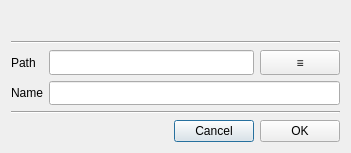
<?xml version="1.0" encoding="UTF-8"?>
<ui version="4.0">
 <class>GUI_EditLibrary</class>
 <widget class="QDialog" name="GUI_EditLibrary">
  <property name="geometry">
   <rect>
    <x>0</x>
    <y>0</y>
    <width>351</width>
    <height>153</height>
   </rect>
  </property>
  <layout class="QGridLayout" name="gridLayout">
   <item row="3" column="0">
    <widget class="QLabel" name="lab_path">
     <property name="text">
      <string notr="true">Path</string>
     </property>
    </widget>
   </item>
   <item row="4" column="0">
    <widget class="QLabel" name="lab_name">
     <property name="text">
      <string notr="true">Name</string>
     </property>
    </widget>
   </item>
   <item row="0" column="0" colspan="3">
    <widget class="QLabel" name="lab_title">
     <property name="text">
      <string notr="true"/>
     </property>
    </widget>
   </item>
   <item row="7" column="0" colspan="3">
    <widget class="Line" name="line">
     <property name="orientation">
      <enum>Qt::Horizontal</enum>
     </property>
    </widget>
   </item>
   <item row="2" column="0" colspan="3">
    <widget class="Line" name="line_2">
     <property name="orientation">
      <enum>Qt::Horizontal</enum>
     </property>
    </widget>
   </item>
   <item row="4" column="1" colspan="2">
    <widget class="QLineEdit" name="le_name">
     <property name="sizePolicy">
      <sizepolicy hsizetype="Expanding" vsizetype="Minimum">
       <horstretch>0</horstretch>
       <verstretch>0</verstretch>
      </sizepolicy>
     </property>
    </widget>
   </item>
   <item row="8" column="0" colspan="3">
    <layout class="QHBoxLayout" name="horizontalLayout">
     <item>
      <spacer name="horizontalSpacer">
       <property name="orientation">
        <enum>Qt::Horizontal</enum>
       </property>
       <property name="sizeHint" stdset="0">
        <size>
         <width>40</width>
         <height>20</height>
        </size>
       </property>
      </spacer>
     </item>
     <item>
      <widget class="QPushButton" name="btn_cancel">
       <property name="text">
        <string notr="true">Cancel</string>
       </property>
       <property name="shortcut">
        <string notr="true">Esc</string>
       </property>
      </widget>
     </item>
     <item>
      <widget class="QPushButton" name="btn_ok">
       <property name="text">
        <string notr="true">OK</string>
       </property>
       <property name="shortcut">
        <string notr="true">Return</string>
       </property>
      </widget>
     </item>
    </layout>
   </item>
   <item row="3" column="1">
    <widget class="QLineEdit" name="le_path">
     <property name="sizePolicy">
      <sizepolicy hsizetype="MinimumExpanding" vsizetype="Preferred">
       <horstretch>0</horstretch>
       <verstretch>0</verstretch>
      </sizepolicy>
     </property>
     <property name="readOnly">
      <bool>true</bool>
     </property>
    </widget>
   </item>
   <item row="3" column="2">
    <widget class="QPushButton" name="btn_choose_dir">
     <property name="sizePolicy">
      <sizepolicy hsizetype="Maximum" vsizetype="Preferred">
       <horstretch>0</horstretch>
       <verstretch>0</verstretch>
      </sizepolicy>
     </property>
     <property name="text">
      <string notr="true">≡</string>
     </property>
    </widget>
   </item>
  </layout>
 </widget>
 <tabstops>
  <tabstop>le_name</tabstop>
  <tabstop>btn_ok</tabstop>
  <tabstop>btn_cancel</tabstop>
 </tabstops>
 <resources/>
 <connections/>
</ui>
